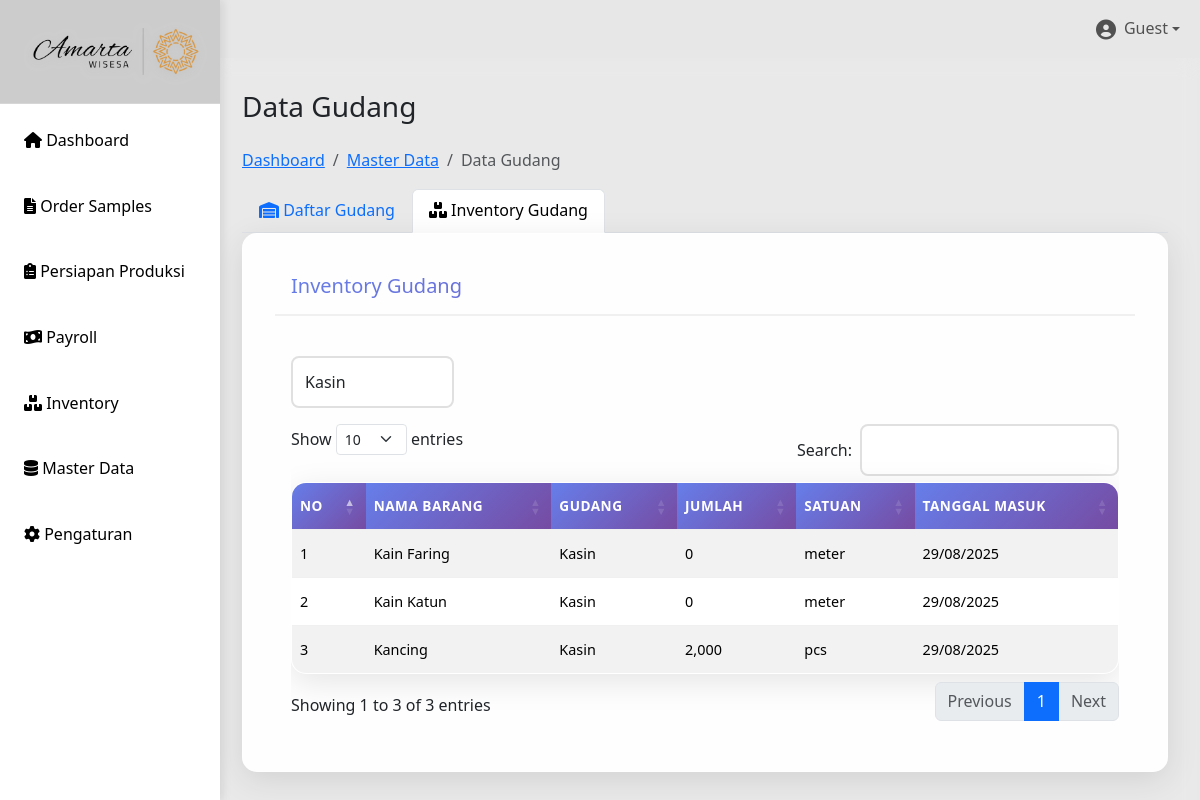
The page /data-gudang.php?filter_gudang=3 on the database as committed earlier.
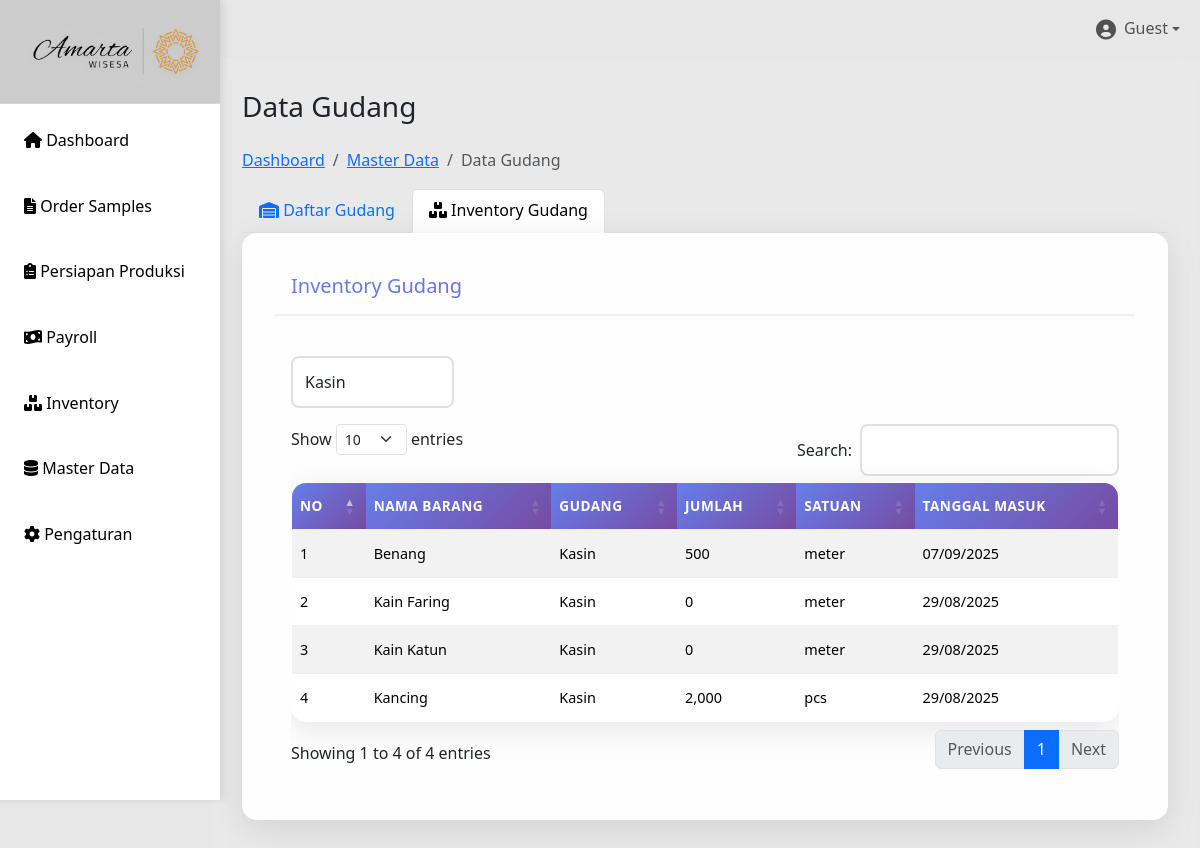
The same page on the database as committed later.
### tables this page shows
CREATE TABLE `inventory_gudang` (
  `id` int(11) UNSIGNED NOT NULL,
  `id_gudang` int(11) NOT NULL,
  `nama_barang` varchar(100) NOT NULL,
  `jumlah` int(11) NOT NULL DEFAULT 0,
  `stok_akhir` int(11) NOT NULL DEFAULT 0,
  `satuan` varchar(20) NOT NULL,
  `tanggal_masuk` date DEFAULT NULL,
  `tanggal_update` timestamp NOT NULL DEFAULT current_timestamp() ON UPDATE current_timestamp()
);

CREATE TABLE `gudang` (
  `id` int(11) NOT NULL,
  `nama` varchar(100) NOT NULL,
  `alamat` text NOT NULL,
  `kepala_gudang` varchar(100) NOT NULL,
  `kapasitas` int(11) NOT NULL COMMENT 'Kapasitas dalam meter persegi',
  `keterangan` text DEFAULT NULL,
  `created_at` timestamp NOT NULL DEFAULT current_timestamp(),
  `updated_at` timestamp NOT NULL DEFAULT current_timestamp() ON UPDATE current_timestamp()
);

### data-gudang.php (the view, shortened to what the changed rows need)
<?php
include 'config/db.php';
include 'includes/header.php';
?>
<div class="main-content">
    <div class="row">
        <div class="col-12">
            <h1 class="h3 mb-4">Data Gudang</h1>
            <div class="tab-content" id="gudangTabsContent">
                <div class="tab-pane fade <?= (isset($_GET['filter_gudang']) || isset($_GET['search_nama'])) ? 'show active' : '' ?>" id="inventory-gudang" role="tabpanel">
                    <?php
                    $filter_gudang = isset($_GET['filter_gudang']) ? $_GET['filter_gudang'] : '';
                    $inventoryGudangQuery = "
                        SELECT ig.*, g.nama as nama_gudang,
                               COALESCE(ig.stok_akhir, ig.jumlah) as stok_tersedia
                        FROM inventory_gudang ig
                        JOIN gudang g ON ig.id_gudang = g.id
                        WHERE 1=1
                    ";
                    if (!empty($filter_gudang)) {
                        $inventoryGudangQuery .= " AND ig.id_gudang = " . intval($filter_gudang);
                    }
                    $inventoryGudangQuery .= " ORDER BY ig.nama_barang ASC";
                    $inventoryGudangResult = mysqli_query($conn, $inventoryGudangQuery);
                    if (!$inventoryGudangResult) {
                        $inventoryGudangList = [];
                        error_log("Database query failed: " . mysqli_error($conn));
                    } else {
                        $inventoryGudangList = mysqli_fetch_all($inventoryGudangResult, MYSQLI_ASSOC);
                    }
                    ?>
                    <div class="card">
                        <div class="card-body">
                            <div class="row mb-3">
                                <div class="col-md-6">
                                </div>
                            </div>
                            <div class="table-responsive">
                                <table class="table table-striped table-hover" id="tabelInventoryGudang">
                                    <thead>
                                        <tr>
                                            <th>No</th>
                                            <th>Nama Barang</th>
                                            <th>Gudang</th>
                                            <th>Jumlah</th>
                                            <th>Satuan</th>
                                            <th>Tanggal Masuk</th>
                                        </tr>
                                    </thead>
                                    <tbody>
                                        <?php $no = 1; foreach ($inventoryGudangList as $item): ?>
                                        <tr>
                                            <td><?= $no++; ?></td>
                                            <td><?= htmlspecialchars($item['nama_barang']); ?></td>
                                            <td><?= htmlspecialchars($item['nama_gudang']); ?></td>
                                            <td><?= number_format($item['jumlah']); ?></td>
                                            <td><?= htmlspecialchars($item['satuan']); ?></td>
                                            <td><?= $item['tanggal_masuk'] ? date('d/m/Y', strtotime($item['tanggal_masuk'])) : '-'; ?></td>
                                        </tr>
                                        <?php endforeach; ?>
                                    </tbody>
                                </table>
                            </div>
                        </div>
                    </div>
                </div>
            </div>
        </div>
    </div>
</div>
<?php
include 'includes/footer.php';
?>

Rows that differ between the two databases and show on the page:
added inventory_gudang: nama_barang "Benang", id_gudang.nama "Kasin", jumlah "500", satuan "meter", tanggal_masuk "07/09/2025"
Other text that changed with them:
text written by a page script: "Show entries Search: Showing 1 to 3 of 3 entries Previous 1 Next" → "Show entries Search: Showing 1 to 4 of 4 entries Previous 1 Next"
